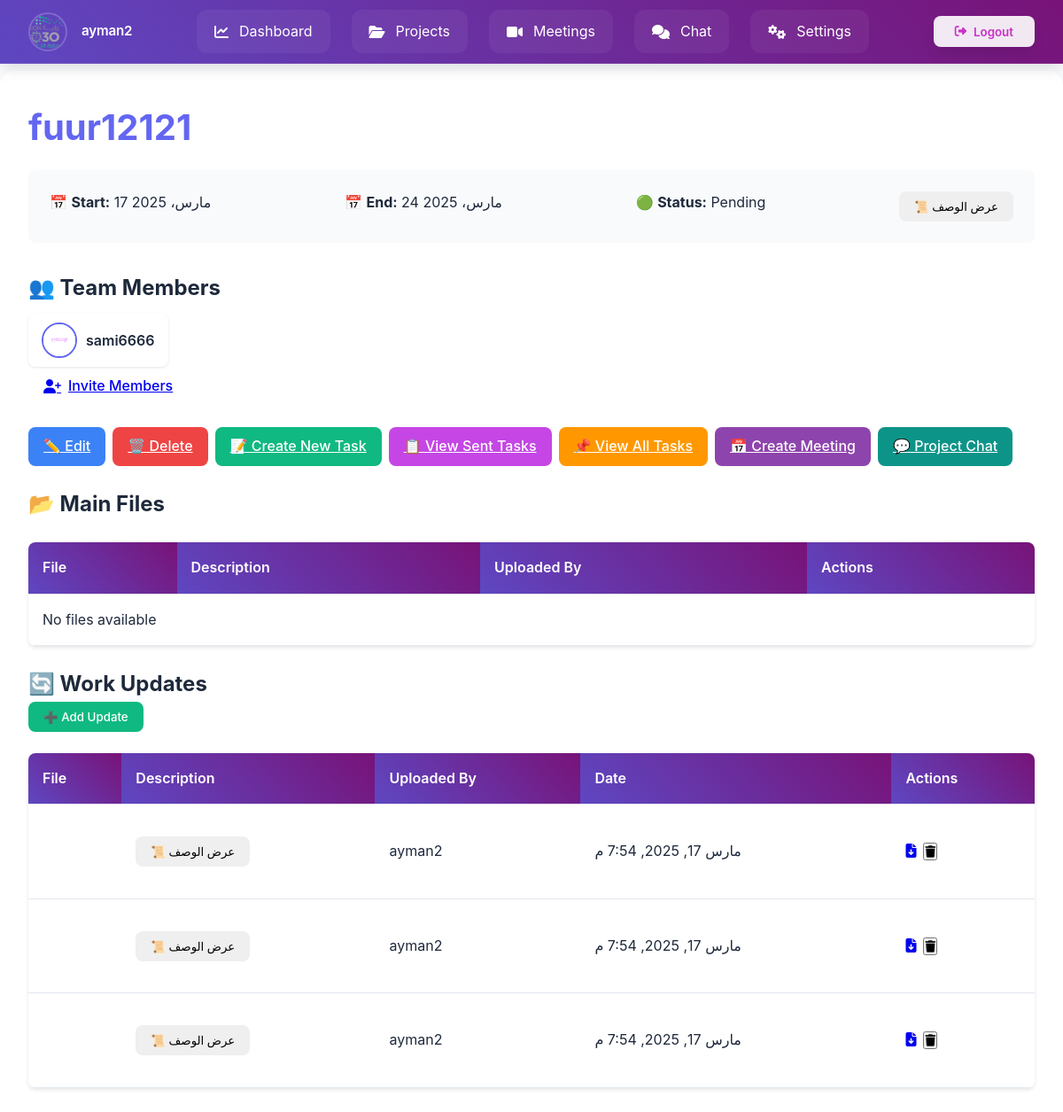
The app's page /projects/39/ (signed in) with its own data.
### users/models.py (models this page shows, shortened)
class CustomUser(AbstractUser):
    phone_regex = RegexValidator(
        regex=r'^05\d{8}$',
        message="رقم الجوال يجب أن يبدأ بـ 05 ويحتوي على 10 أرقام فقط."
    )
    phone_number = models.CharField(
        max_length=10,
        unique=True,
        validators=[phone_regex],
        help_text="رقم الجوال يجب أن يبدأ بـ 05 ويكون مكونًا من 10 أرقام."
    )
    ROLE_CHOICES = [
        ('member', 'Member'),  # العضو العادي
        ('expert', 'Expert')   # الخبير
    ]
    role = models.CharField(
    max_length=10,
    choices=ROLE_CHOICES,
    default='member'
    )
    profile_image = models.ImageField(
    upload_to='profile_pics/',
    default='profile_pics/p.png',  # تعيين صورة افتراضية عند إنشاء الحساب
    blank=True,
    null=True
    )
    groups = models.ManyToManyField(
        'auth.Group',
        related_name='custom_user_groups',
        blank=True
    )
    user_permissions = models.ManyToManyField(
        'auth.Permission',
        related_name='custom_user_permissions',
        blank=True
    )

### projects/models.py (models this page shows, shortened)
class Project(models.Model):
    STATUS_CHOICES = [
        ('pending', 'Pending'),
        ('in_progress', 'In Progress'),
        ('completed', 'Completed'),
    ]
    COLOR_CHOICES = [
        ('purple', 'Purple'),
        ('red', 'Red'),
        ('blue', 'Blue'),
        ('green', 'Green'),
        ('orange', 'Orange'),
        ('pink', 'Pink'),
    ]
    name = models.CharField(max_length=255)  # Project name
    description = models.TextField(blank=True, null=True)  # Project description
    start_date = models.DateField()  # Start date
    end_date = models.DateField(blank=True, null=True)  # End date
    owner = models.ForeignKey(CustomUser, on_delete=models.CASCADE, related_name='owned_projects')  # Project owner
    members = models.ManyToManyField(CustomUser, related_name='projects', blank=True)  # Project members
    created_at = models.DateTimeField(auto_now_add=True)  # Creation date
    category = models.ForeignKey(ProjectType, on_delete=models.CASCADE)
    status = models.CharField(max_length=20, choices=STATUS_CHOICES, default='pending')  # Project status
    logo = models.ImageField(upload_to='project_logos/', blank=True, null=True)  # Project logo
    project_color = models.CharField(max_length=10, choices=COLOR_CHOICES, default='blue')  # Project color
    def update_progress(self):
        total_tasks = self.tasks.count()  # Total number of tasks
        completed_tasks = self.tasks.filter(status='completed').count()  # Completed tasks
        if total_tasks > 0:
            self.progress = int((completed_tasks / total_tasks) * 100)
        else:
            self.progress = 0  # If no tasks, progress is 0%
        self.save()  # Save the updates

class ProjectAttachment(models.Model):
    project = models.ForeignKey(Project, on_delete=models.CASCADE, related_name='attachments')
    file = models.FileField(upload_to='project_attachments/')
    file_name = models.CharField(max_length=255, blank=False)  # ✅ اسم الملف يُدخله المستخدم
    description = models.TextField(blank=True, null=True)  # ✅ وصف اختياري
    uploaded_at = models.DateTimeField(auto_now_add=True)  # ✅ تاريخ الإرفاق تلقائي
    uploaded_by = models.ForeignKey(CustomUser, on_delete=models.CASCADE, related_name='uploaded_files')  # ✅ من قام بالرفع
    is_main_file = models.BooleanField(default=False)  # ✅ تحديد إذا كان ملفًا رئيسيًا أم تحديثًا

### projects/views.py (the view, shortened to what this page needs)
# urls.py: path('<int:project_id>/', project_detail, name='project_detail'),  # عرض تفاصيل مشروع معين
@login_required
def project_detail(request, project_id):
    project = get_object_or_404(Project, id=project_id)
    project.update_progress()
    if not request.user.is_superuser and project.owner != request.user and request.user not in project.members.all():
        messages.error(request, "You do not have permission to view this project.")
        return redirect('projects_list')
    members = project.members.all()
    is_owner = project.owner == request.user
    is_member = request.user in project.members.all()
    pending_requests = []
    if is_owner:
        pending_requests = JoinRequest.objects.filter(project=project, status='pending')
    user_join_request = None
    if not is_owner and not is_member:
        user_join_request = JoinRequest.objects.filter(project=project, user=request.user, status='pending').first()
    available_users = CustomUser.objects.exclude(id__in=project.members.values_list('id', flat=True)).exclude(id=project.owner.id)
    main_files = ProjectAttachment.objects.filter(project=project, is_main_file=True)
    update_files = ProjectAttachment.objects.filter(project=project, is_main_file=False).order_by('-uploaded_at')
    return render(request, 'project_detail.html', {
        'project': project,
        'members': members,
        'is_owner': is_owner,
        'is_member': is_member,
        'pending_requests': pending_requests,
        'user_join_request': user_join_request,
        'available_users': available_users,  # ✅ تمرير المستخدمين المتاحين لدعوتهم
        'main_files': main_files,  # ✅ تمرير الملفات الرئيسية إلى القالب
        'update_files': update_files,  # ✅ تمرير التحديثات إلى القالب
    })

### templates/project_detail.html (shortened to what this page needs)
<!DOCTYPE html>
<html lang="en">
    <head>
</head>
<body>
    {% include 'navbar.html' %}
    <div class="container">
        <div class="top-section">
            <div class="project-card">
                <h1>{{ project.name }}</h1>
                <div class="project-meta">
                    <p>📅 <strong>Start:</strong> {{ project.start_date }}</p>
                    <p>📅 <strong>End:</strong> {{ project.end_date }}</p>
                    <p>🟢 <strong>Status:</strong> {{ project.get_status_display }}</p>
                    <button class="btn btn-info" onclick="openDescriptionModal(`{{ project.description|escapejs }}`)">
                        📜 عرض الوصف
                    </button>
                </div>
            </div>
            <div class="members-card">
                <h2>👥 Team Members</h2>
                <div class="members-grid">
                    {% for member in members %}
                    <div class="member-card">
                        <img src="{{ member.profile_image.url }}" alt="Avatar" class="member-avatar">
                        <span class="member-name">{{ member.username }}</span>
                    </div>
                    {% empty %}
                    <p>No members yet</p>
                    {% endfor %}
                </div>
                {% if is_owner %}
                <div class="invite-section">
                    <a href="/projects/invite-members/" class="btn btn-invite">
                        <i class="fa-solid fa-user-plus"></i> Invite Members
                    </a>
                </div>
                {% endif %}
            </div>
            <div class="btn-group">
                {% if is_owner %}
                    <a href="{% url 'update_project' project.id %}" class="btn" style="background: #3b82f6; color: white;">✏️ Edit</a>
                    <a href="{% url 'delete_project' project.id %}" class="btn" style="background: #ef4444; color: white;">🗑️ Delete</a>
                    <a href="{% url 'create_task' project.id %}" class="btn" style="background: #10b981; color: white;">📝 Create New Task</a>
                    <a href="{% url 'sent_tasks' %}" class="btn" style="background: #c546e5; color: white;">📋 View Sent Tasks</a>
                    <a href="{% url 'tasks_list_by_project' project.id %}" class="btn" style="background: #ff9800; color: white;">📌 View All Tasks</a>
                    <a href="{% url 'create_meeting' %}" class="btn" style="background: #8e44ad; color: white;">📅 Create Meeting</a>
                {% endif %}
                <a href="{% url 'project_chat' project.id %}" class="btn" style="background: #0d9488; color: white;">💬 Project Chat</a>
            </div>
                    <div class="file-section">
            <h2>📂 Main Files</h2>
            <table>
                <thead>
                    <tr>
                        <th>File</th>
                        <th>Description</th>
                        <th>Uploaded By</th>
                        <th>Actions</th>
                    </tr>
                </thead>
                <tbody>
                    {% for file in main_files %}
                    <tr>
                        <td data-label="File">{{ file.file_name }}</td>
                        <td data-label="Description">
                            <button class="btn btn-info" onclick="openDescriptionModal(`{{ file.description|escapejs|default:'No description' }}`)">
                                📜 عرض الوصف
                            </button>
                        </td>
                        <td data-label="Uploaded By">{{ file.uploaded_by.username }}</td>
                        <td data-label="Actions">
                            <div class="btn-group">
                                <a href="{{ file.file.url }}" class="btn-icon btn-download-icon" download>
                                    <i class="fa-solid fa-file-arrow-down"></i>
                                </a>
                                <form method="POST" action="{% url 'delete_attachment' file.id %}">
                                    {% csrf_token %}
                                    <button type="submit" class="btn-icon btn-delete-icon">
                                        <i class="fa-solid fa-trash"></i>
                                    </button>
                                </form>
                            </div>
                        </td>
                    </tr>
                    {% empty %}
                    <tr>
                        <td colspan="4" class="text-center">No files available</td>
                    </tr>
                    {% endfor %}
                </tbody>
            </table>
        </div>
        <div class="file-section">
            <h2>🔄 Work Updates</h2>
            <button class="btn btn-upload" onclick="openUploadModal()">➕ Add Update</button>
            <table>
                <thead>
                    <tr>
                        <th>File</th>
                        <th>Description</th>
                        <th>Uploaded By</th>
                        <th>Date</th>
                        <th>Actions</th>
                    </tr>
                </thead>
                <tbody>
                    {% for file in update_files %}
                    <tr>
                        <td data-label="File">{{ file.file_name }}</td>
                        <td data-label="Description">
                            <button class="btn btn-info" onclick="openDescriptionModal(`{{ file.description|escapejs|default:'No description' }}`)">
                                📜 عرض الوصف
                            </button>
                        </td>
                        <td data-label="Uploaded By">{{ file.uploaded_by.username }}</td>
                        <td data-label="Date">{{ file.uploaded_at }}</td>
                        <td data-label="Actions">
                            <div class="btn-group">
                                <a href="{{ file.file.url }}" class="btn-icon btn-download-icon" download>
                                    <i class="fa-solid fa-file-arrow-down"></i>
                                </a>
                                <form method="POST" action="{% url 'delete_attachment' file.id %}">
                                    <button type="submit" class="btn-icon btn-delete-icon">
                                        <i class="fa-solid fa-trash"></i>
                                    </button>
                                </form>
                            </div>
                        </td>
                    </tr>
                    {% empty %}
                    <tr>
                        <td colspan="5" class="text-center">No updates yet</td>
                    </tr>
                    {% endfor %}
                </tbody>
            </table>
        </div>
    </div>
</body>
</html>

### templates/navbar.html (shortened to what this page needs)
<!DOCTYPE html>
<html lang="en">
<head>
    <link rel="stylesheet" href="https://cdnjs.cloudflare.com/ajax/libs/font-awesome/6.4.2/css/all.min.css">
</head>
<body>
    <nav class="navbar">
        <div class="profile">
            <img src="{{ user.profile_image.url }}"
                 class="profile__image"
                 onerror="this.onerror=null; this.src='/media/profile_pics/p.png';"
                 alt="User profile">
            <span class="profile__name">{{ user.username }}</span>
        </div>
        <div class="nav-links">
            <a href="{% url 'dashboard' %}" class="nav-link">
                <i class="fas fa-chart-line"></i>
                <span>Dashboard</span>
            </a>
            <a href="{% url 'projects_list' %}" class="nav-link">
                <i class="fas fa-folder-open"></i>
                <span>Projects</span>
            </a>
            <a href="{% url 'meeting_list' %}" class="nav-link">
                <i class="fas fa-video"></i>
                <span>Meetings</span>
            </a>
            <a href="{% url 'chat_list' %}" class="nav-link">
                <i class="fas fa-comments"></i>
                <span>Chat</span>
            </a>
            <a href="{% url 'settings' %}" class="nav-link">
                <i class="fas fa-cogs"></i>
                <span>Settings</span>
            </a>
        </div>
        <form id="logout-form" action="{% url 'logout' %}" method="post">
            <button type="submit" class="logout">
                <i class="fas fa-sign-out-alt"></i>
                <span class="logout__text">Logout</span>
            </button>
        </form>
    </nav>
</body>
</html>

### records on screen
CustomUser: profile_image (picture), username "ayman2"
Project: name "fuur12121", start_date "17 مارس، 2025", end_date "24 مارس، 2025", status "Pending"
CustomUser: profile_image (picture), username "sami6666"
ProjectAttachment: uploaded_by.username "ayman2", uploaded_at "مارس 17, 2025, 7:54 م"
ProjectAttachment: uploaded_by.username "ayman2", uploaded_at "مارس 17, 2025, 7:54 م"
ProjectAttachment: uploaded_by.username "ayman2", uploaded_at "مارس 17, 2025, 7:54 م"
